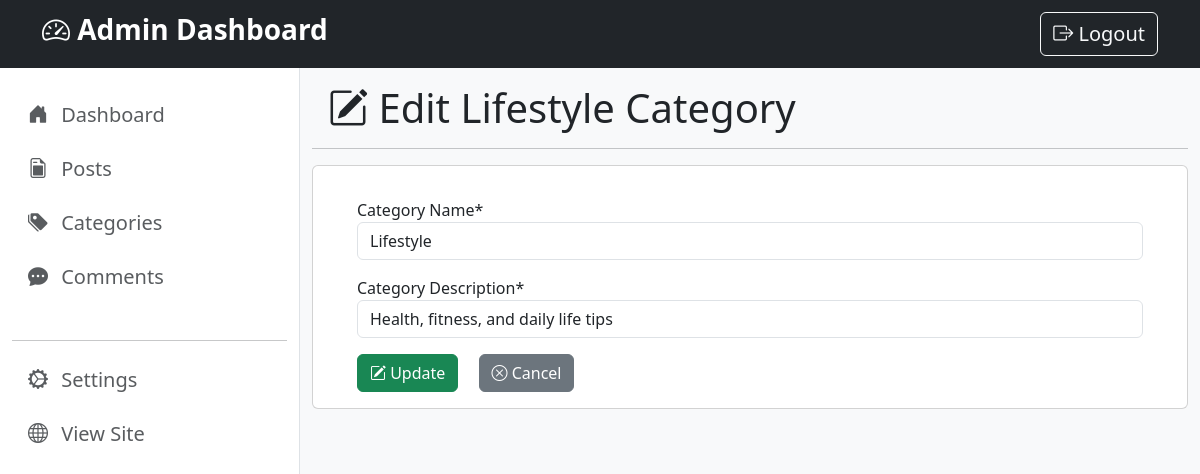
Page /admin/categories/edit.php?id=10&name=Lifestyle on the committed database.
### tables this page shows
CREATE TABLE `categories` (
  `id` int(11) NOT NULL,
  `name` varchar(255) NOT NULL,
  `description` text NOT NULL,
  `created_at` timestamp NOT NULL DEFAULT current_timestamp()
);

### admin/categories/edit.php (the view, shortened to what this page needs)
<?php
include("../../config/database.php");
include("../includes/header.php");
$id = $_GET["id"];
$name = $_GET["name"];
$sql = "SELECT * FROM `categories` WHERE id=?";
$stmt = $conn->prepare($sql);
$stmt->execute([$id]);
$result = $stmt->fetch(PDO::FETCH_ASSOC);
?>
<div class="container-fluid" style="height: 100vh;">
    <div class="row">
        <?php include("../includes/sidebar.php"); ?>
        <div class="col  bg-light " style="height: 150vh;">
            <h1 class="m-3"><i class="bi bi-pencil-square"></i> Edit <?= htmlspecialchars($name) ?> Category</h1>
            <hr>
            <div class="container bg-white p-3 card">
                <form action="" method="POST">
                    <div class="container">
                        <div class="item m-3">
                            <label for="name">Category Name*</label>
                            <input type="text" class=" form-control w-100" name="name" id="name"
                                value="<?= htmlspecialchars($result["name"]) ?>" required>
                        </div>
                        <div class="item m-3">
                            <label for="description">Category Description*</label>
                            <input type="text" class=" form-control" name="description" id="description"
                                value="<?= htmlspecialchars($result["description"]) ?>" required>
                        </div>
                        <button type="submit" class="btn btn-success ms-3"> <i class="bi bi-pencil-square"></i>
                            Update</button>
                        <a href="index.php" class="btn btn-secondary ms-3"> <i class="bi bi-x-circle"></i> Cancel</a>
                    </div>
                </form>
            </div>
        </div>
    </div>
</div>
<?php include("../includes/footer.php") ?>

### rows in the picture
categories: name "Lifestyle", description "Health, fitness, and daily life tips"

### other values in the picture
$name "Lifestyle"
